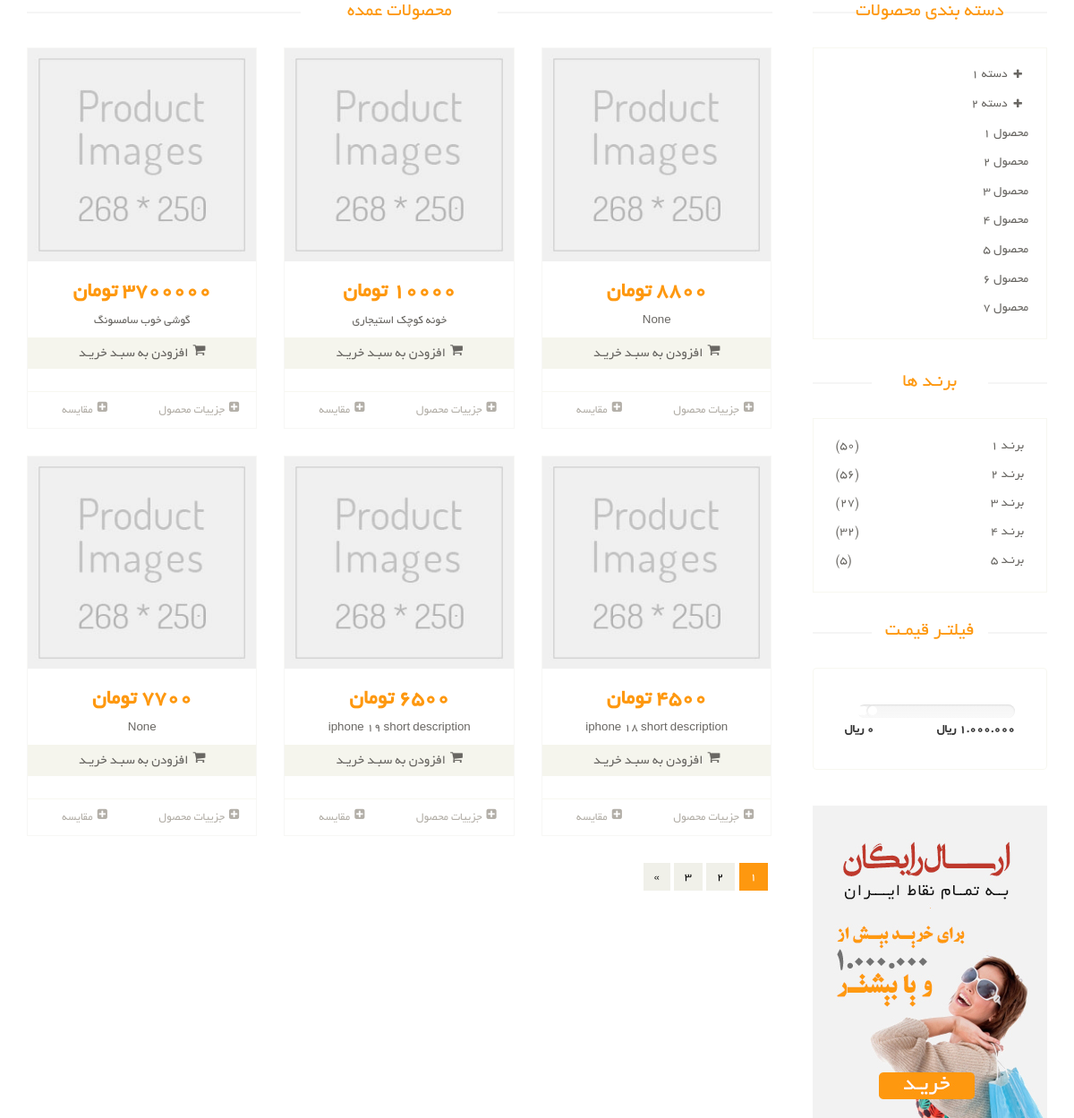
Page /eshop/ on the earlier database version.
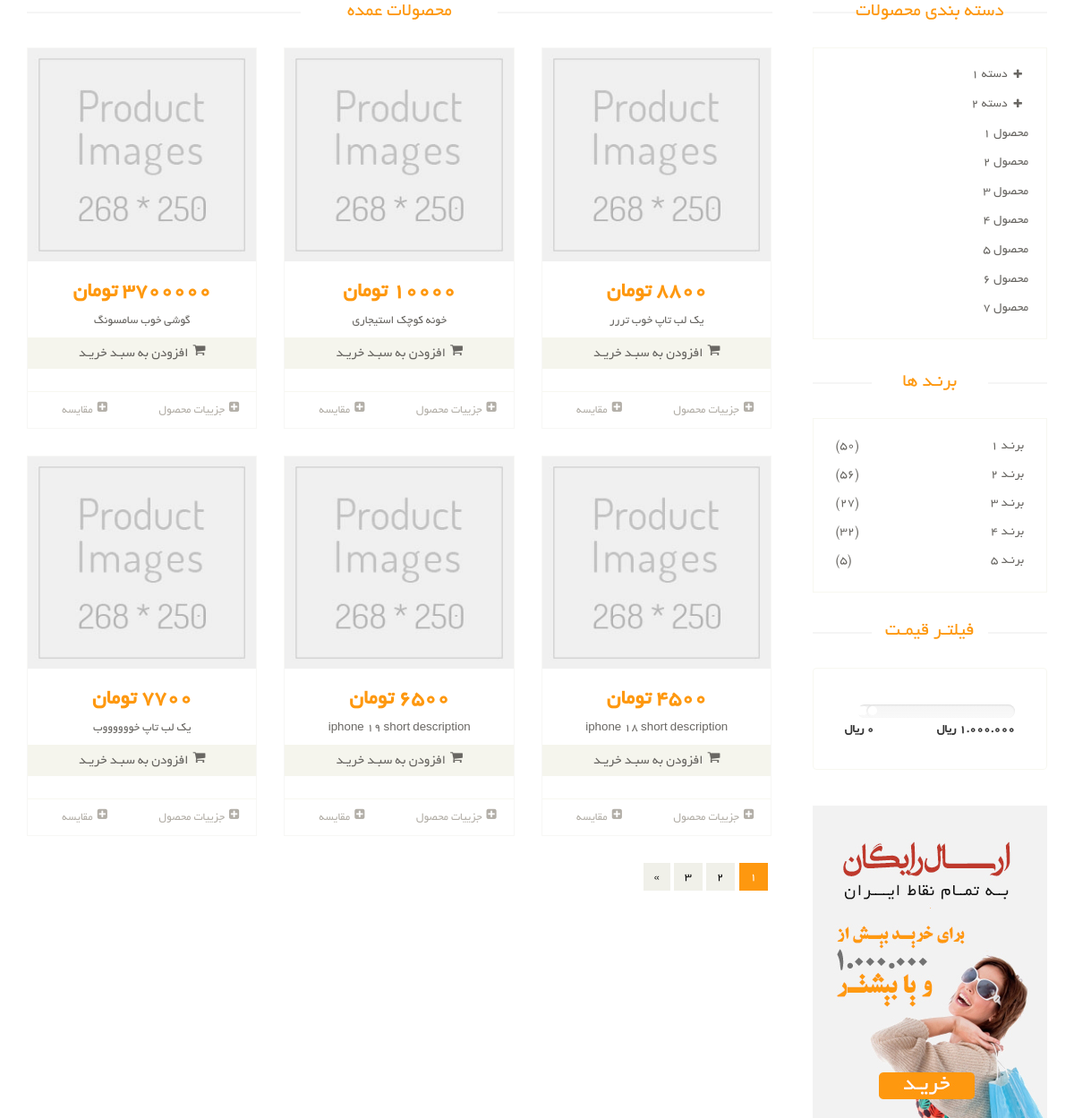
Same page on the later database version.
### eshop/models.py (models this page shows, shortened)
class Product(models.Model):
    name = models.CharField(max_length=200, verbose_name="نام محصول", unique=True)
    price = models.IntegerField(verbose_name="قیمت")
    short_description = models.CharField(max_length=300, null=True, blank=True, verbose_name='توضیحات کوتاه')
    description = models.TextField(null=True, blank=True, verbose_name='توضیحات مفصل')
    categories = models.ManyToManyField(ProductCategory, verbose_name='دسته بندی ها', related_name='categories')
    brand = models.ForeignKey(ProductBrand,on_delete=models.CASCADE, verbose_name='برند', null=True, blank=True)
    hashtags = models.ManyToManyField(HashtagP, verbose_name='هشتگ ها', related_name='hashtags')
    slug = models.SlugField(default='', null=False, verbose_name='url محصول', max_length=200, unique=True)
    is_active = models.BooleanField(default=False, verbose_name='فعال/غیرفعال')
    is_delete = models.BooleanField(default=False, verbose_name='حذف شده/نشده')
    class Meta:
        verbose_name = 'محصول'
        verbose_name_plural = 'محصولات'

### eshop/views.py (the view)
# urls.py: path('', views.product_list, name='product_list'),
def product_list(request):
    products = Product.objects.all().order_by('-id')[:6]
    return render(request, 'eshop/product_list.html', {
        'products': products,
    })

### eshop/templates/eshop/product_list.html (shortened to what this page needs)
{% extends 'shared/base_layout.html' %}
{% load static %}
{% block content %}
<section>
		<div class="container">
			<div class="row">
				<div class="col-sm-9 padding-right">
					<div class="features_items">
						<h2 class="title text-center">محصولات عمده</h2>
                        {% for product in products %}
                            {% include 'partials/product_item_partial.html' with product=product %}
                        {% endfor %}
                        <div class="clearfix"></div>
						<ul class="pagination">
							<li class="active"><a href="">1</a></li>
							<li><a href="">2</a></li>
							<li><a href="">3</a></li>
							<li><a href="">»</a></li>
						</ul>
					</div>
				</div>
				<div class="col-sm-3">
					<div class="left-sidebar">
						<h2>دسته بندی محصولات</h2>
						<div class="panel-group category-products" id="accordian">
							<div class="panel panel-default">
								<div class="panel-heading">
									<h4 class="panel-title">
										<a data-toggle="collapse" data-parent="#accordian" href="#sportswear">
											<span class="badge pull-right"><i class="fa fa-plus"></i></span>
											دسته 1
										</a>
									</h4>
								</div>
							</div>
							<div class="panel panel-default">
								<div class="panel-heading">
									<h4 class="panel-title">
										<a data-toggle="collapse" data-parent="#accordian" href="#mens">
											<span class="badge pull-right"><i class="fa fa-plus"></i></span>
											دسته 2
										</a>
									</h4>
								</div>
							</div>
							<div class="panel panel-default">
								<div class="panel-heading">
									<h4 class="panel-title"><a href="#">محصول 1</a></h4>
								</div>
							</div>
							<div class="panel panel-default">
								<div class="panel-heading">
									<h4 class="panel-title"><a href="#">محصول 2</a></h4>
								</div>
							</div>
							<div class="panel panel-default">
								<div class="panel-heading">
									<h4 class="panel-title"><a href="#">محصول 3</a></h4>
								</div>
							</div>
							<div class="panel panel-default">
								<div class="panel-heading">
									<h4 class="panel-title"><a href="#">محصول 4</a></h4>
								</div>
							</div>
							<div class="panel panel-default">
								<div class="panel-heading">
									<h4 class="panel-title"><a href="#">محصول 5</a></h4>
								</div>
							</div>
							<div class="panel panel-default">
								<div class="panel-heading">
									<h4 class="panel-title"><a href="#">محصول 6</a></h4>
								</div>
							</div>
							<div class="panel panel-default">
								<div class="panel-heading">
									<h4 class="panel-title"><a href="#">محصول 7</a></h4>
								</div>
							</div>
						</div>
						<div class="brands_products">
							<h2>برنـد ها</h2>
							<div class="brands-name">
								<ul class="nav nav-pills nav-stacked">
									<li><a href=""> <span class="pull-left">(50)</span>برنـد 1</a></li>
									<li><a href=""> <span class="pull-left">(56)</span>برنـد 2</a></li>
									<li><a href=""> <span class="pull-left">(27)</span>برنـد 3</a></li>
									<li><a href=""> <span class="pull-left">(32)</span>برنـد 4</a></li>
									<li><a href=""> <span class="pull-left">(5)</span>برنـد 5</a></li>
								</ul>
							</div>
						</div>
						<div class="price-range">
							<h2>فیلتـر قیمـت</h2>
							<div class="well">
								 <div class="slider slider-horizontal" style="width: 176px;"><div class="slider-track"><div class="slider-handle round" style="left: 0.045%;"></div></div></div><br>
								 <b>1.000.000 ريال</b> <b class="pull-left">0 ريال</b>
							</div>
						</div>
						<div class="shipping text-center">
							<img src="/static/images/home/shipping.jpg" alt="">
						</div>
					</div>
				</div>
			</div>
		</div>
	</section>
{% endblock %}

### templates/shared/base_layout.html (shortened to what this page needs)
{% load render_partial %}
<!DOCTYPE html>
<html lang="en">
<head>
    {% include 'shared/head_references.html' %}
</head>
<body>
{% block content %}
{% endblock %}
</body>
</html>

### templates/shared/head_references.html (shortened to what this page needs)
<link href="/static/css/bootstrap.min.css" rel="stylesheet">
<link href="/static/css/font-awesome.min.css" rel="stylesheet">
<link href="/static/css/prettyPhoto.css" rel="stylesheet">
<link href="/static/css/price-range.css" rel="stylesheet">
<link href="/static/css/animate.css" rel="stylesheet">
<link href="/static/css/main.css" rel="stylesheet">
<link href="/static/css/responsive.css" rel="stylesheet">

### eshop/templates/partials/product_item_partial.html (shortened to what this page needs)
<div class="col-sm-4">
    <div class="product-image-wrapper">
        <div class="single-products">
            <div class="productinfo text-center">
                <img src="/static/images/shop/product.jpg" alt="">
                <h2>{{ product.price }} تومان</h2>
                <p>{{ product.short_description }}</p>
                <a href="#" class="btn btn-default add-to-cart"><i class="fa fa-shopping-cart"></i>افزودن به سبـد خریـد</a>
            </div>
            <div class="product-overlay">
                <div class="overlay-content">
                </div>
            </div>
        </div>
        <div class="choose">
            <ul class="nav nav-pills nav-justified">
                <li><a href="{% url 'product_detail' slug=product.slug %}"><i class="fa fa-plus-square"></i>جزییات محصول</a>
                </li>
                <li><a href=""><i class="fa fa-plus-square"></i>مقایسه</a></li>
            </ul>
        </div>
    </div>
</div>

### static/css/price-range.css (style rules this page uses)
.slider { display: inline-block; vertical-align: middle; position: relative; }
.slider.slider-horizontal { width: 210px; height: 20px; }
.slider.slider-horizontal .slider-track { height: 15px; left: 0; margin-top: -5px; top: 50%; width: 100%; }
.slider.slider-horizontal .slider-handle { margin-left: -12px; margin-top: 2px; }
.slider-track { position: absolute; cursor: pointer; background-color: #f7f7f7; background-image: -moz-linear-gradient(top, #f5f5f5, #f9f9f9); background-image: -webkit-gradient(linear, 0 0, 0 100%, from(#f5f5f5), to(#f9f9f9)); background-image: -webkit-linear-gradient(top, #f5f5f5, #f9f9f9); background-image: -o-linear-gradient(top, #f5f5f5, #f9f9f9); background-image: linear-gradient(to bottom, #f5f5f5, #f9f9f9); background-repeat: repeat-x; filter: progid:DXImageTransform.Microsoft.gradient(startColorstr='#fff5f5f5', endColorstr='#fff9f9f9', GradientType=0); -webkit-box-shadow: inset 0 1px 2px rgba(0, 0, 0, 0.1); -moz-box-shadow: inset 0 1px 2px rgba(0, 0, 0, 0.1); box-shadow: inset 0 1px 2px rgba(0, 0, 0, 0.1); -webkit-border-radius: 15px; -moz-border-radius: 15px; border-radius: 15px; }
.slider-handle { background: #fff; box-shadow:none; height: 10px; opacity: 1; position: absolute; width: 10px; }
.slider-handle.round { -webkit-border-radius: 20px; -moz-border-radius: 20px; border-radius: 20px; }

Differences in the rows shown:
changed Product: short_description "None" → "یک لب تاپ خوب تررر"
changed Product: short_description "None" → "یک لب تاپ خووووووب"
